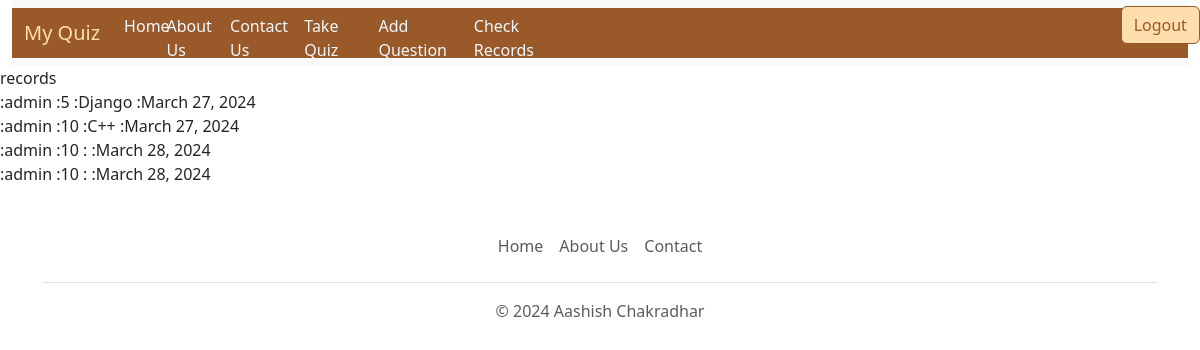
Page /get-records (signed in) on the earlier database version.
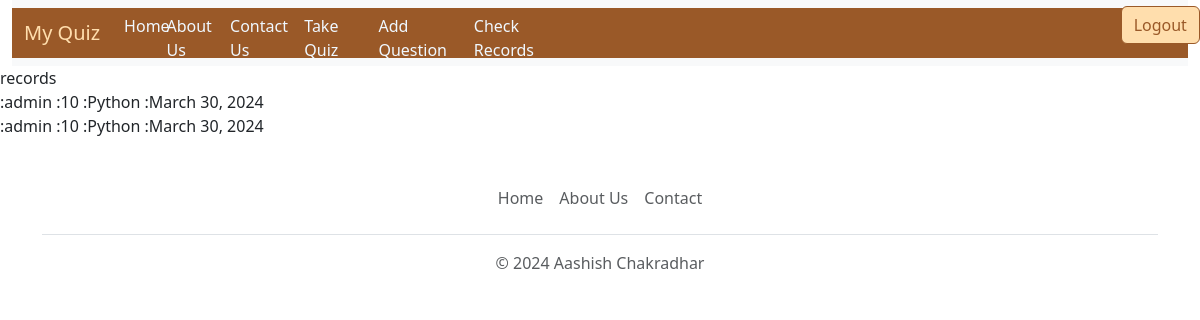
Same page on the later database version.
### quiz/models.py (models this page shows, shortened)
class BaseModel(models.Model):
    uid=models.UUIDField(primary_key=True,default=uuid.uuid4,editable=False)
    created_at=models.DateField(auto_now_add=True)
    updated_at=models.DateField(auto_now=True)
    class Meta:
        abstract=True

class Records(BaseModel):
    category=models.ForeignKey(Category,related_name='category_records',on_delete=models.CASCADE)
    user_name=models.CharField(max_length=150)
    score=models.IntegerField(default=0)

class Category(BaseModel):
    category_name = models.CharField(max_length=15, default='Uncatogarized')
    def __str__(self):
        return self.category_name

### quiz/views.py (the view)
# urls.py: path('get-records',views.get_record,name='get_records'),
def get_record(request):
    try:
        current_user = request.user
        all_records = Records.objects.all()
        filter_record = all_records.filter(user_name=current_user)
        context = {'records': filter_record}
        return render(request, 'records.html', context)
    except Exception as e:
        print(e)
    return HttpResponse('No records found!')

### templates/records.html (shortened to what this page needs)
{% extends "base.html" %}
{% block body %}
    <div>
        records
        {% for record in records %}
            <br>
            :{{record.user_name}}
            :{{record.score}}
            :{{record.category}}
            :{{record.created_at}}
        {% endfor %}
    </div>
{% endblock body %}

### templates/base.html (shortened to what this page needs)
<!DOCTYPE html>
<link href="https://cdn.jsdelivr.net/npm/bootstrap@5.3.2/dist/css/bootstrap.min.css" rel="stylesheet" />
{%load static%}
<html lang="en">
  <head>
  </head>
  <body>
    <div>
      <div  style="max-width: 98%; margin-left:1%; ">
        <nav class="navbar navbar-expand-lg bg-body-tertiary">
          <div class="container-fluid" style="background-color : #9A5928;">
            <div >
              <a class="navbar-brand" href="/" style="color: #FFDEAD">My Quiz</a>
            </div>
            <div class="collapse navbar-collapse" id="navbarSupportedContent" style="height:50px; max-width:100%;">
              {% if request.user.is_superuser %}
                <ul class="navbar-nav me-auto mb-2 mb-lg-0" style="min-width:100%; padding-top: 1%;">
                  <li class="nav-item" style="width: 4%">
                    <a class="nav-link active" aria-current="page" href="/" style="color: aliceblue;">Home</a>
                  </li>
                  <li class="nav-item" style="width: 6%">
                    <a class="nav-link" href="/about" style="color: aliceblue;">About Us</a>
                  </li>
                  <li class="nav-item" style="width: 7%">
                    <a class="nav-link" href="/contact" style="color: aliceblue;">Contact Us</a>
                  </li>
                  <li class="nav-item" style="width: 7%">
                    <a class="nav-link" href="/get-category" style="color: aliceblue;">Take Quiz</a>
                  </li>
                  <li class="nav-item" style="width: 9%">
                    <a class="nav-link" href="/add-question" style="color: aliceblue;">Add Question</a>
                  </li>
                  <li class="nav-item" style="width: 9%">
                    <a class="nav-link" href="/get-records" style="color: aliceblue;">Check Records</a>
                  </li>
                  <li style="width: 58%; margin-bottom:1%">
                    <a type="submit" class="btn btn-primary" value='category' style="margin-left:91%; background-color: #FFDEAD; border-color: #9A5928; color: #9A5928;" href="/logout">Logout</a>
                  </li>
                </ul>
              {% endif %}
            </div>
          </div>
        </nav>
      </div>
    </div>
    {% block body %}{% endblock %}
    <div class="container">
      <footer class="py-3 my-4">
        <ul class="nav justify-content-center border-bottom pb-3 mb-3">
          <li class="nav-item"><a href="/" class="nav-link px-2 text-muted">Home</a></li>
          <li class="nav-item"><a href="about" class="nav-link px-2 text-muted">About Us</a></li>
          <li class="nav-item"><a href="contact" class="nav-link px-2 text-muted">Contact</a></li>
        </ul>
        <p class="text-center text-muted">&copy; 2024 Aashish Chakradhar</p>
      </footer>
    </div>
  </body>
</html>

Differences in the rows shown:
removed Records: user_name "admin", score "5", category "Django", created_at "March 27, 2024"
removed Records: user_name "admin", score "10", category "C++", created_at "March 27, 2024"
removed Records: user_name "admin", score "10", created_at "March 28, 2024"
removed Records: user_name "admin", score "10", created_at "March 28, 2024"
added Records: user_name "admin", score "10", category "Python", created_at "March 30, 2024"
added Records: user_name "admin", score "10", category "Python", created_at "March 30, 2024"
